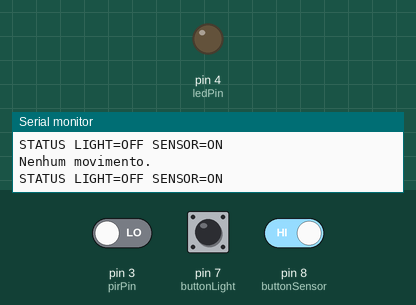
This sketch was run on a simulated Arduino Uno, built with avr-gcc and run on an emulated ATmega328P. Parts: output pins drawn as LEDs (lit = HIGH), the last lines printed to the serial monitor. Inputs (shaded band) come from the test bench; at power-on: pin 3 (pirPin) LOW, pin 8 (buttonSensor) HIGH, pin 7 (buttonLight) HIGH.

Above: at 2.2 s.
2.3 s: pin 3 (pirPin) driven HIGH
At 2.7 s:
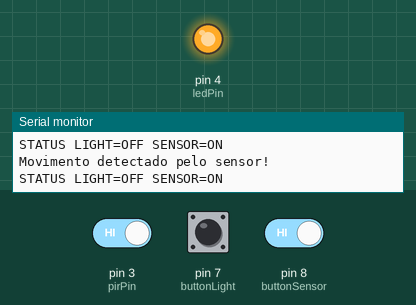
6.3 s: pin 8 (buttonSensor) driven LOW
At 7.3 s:
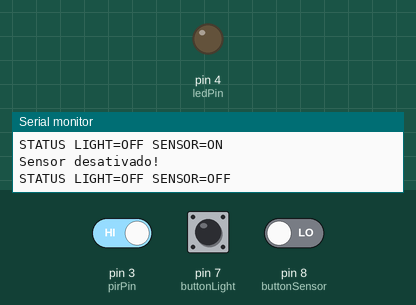
10.9 s: pin 7 (buttonLight) pulled LOW for 3.2 s
At 11.7 s:
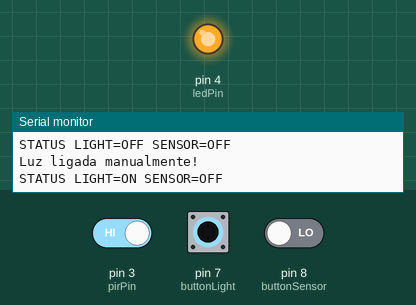
Timing chart, 0 to 13.9 s (numbered marks = the images above; inputs shaded):
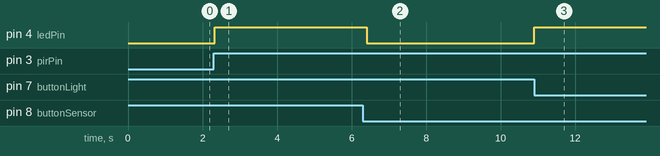

Measured:
- after the input at 2.3 s, pin 4 (ledPin): LOW → HIGH at once
- after the input at 6.3 s, pin 4 (ledPin): HIGH → LOW after 0.11 s
- after the input at 10.9 s, pin 4 (ledPin): LOW → HIGH at once

The sketch:

SmartHome.ino
```cpp
int pirPin = 3;        // PIR
int ledPin = 4;        // LED
int buttonLight = 7;   // Botão para alternar luz
int buttonSensor = 8;  // Botão para ligar/desligar sensor

bool luzLigada = false;
bool sensorOn = true;  // sensor começa ligado

void sendStatus() {
  Serial.print("STATUS LIGHT=");
  Serial.print(luzLigada ? "ON" : "OFF");
  Serial.print(" SENSOR=");
  Serial.println(sensorOn ? "ON" : "OFF");
}

void setup() {
  pinMode(pirPin, INPUT);
  pinMode(ledPin, OUTPUT);
  pinMode(buttonLight, INPUT_PULLUP);  // botão entre pino e GND
  pinMode(buttonSensor, INPUT_PULLUP); // botão entre pino e GND
  Serial.begin(9600);
  delay(1000);
  sendStatus();
}

String readSerialLine() {
  String s = "";
  while (Serial.available()) {
    char c = (char)Serial.read();
    if (c == '\n') break;
    if (c != '\r') s += c;
  }
  s.trim();
  return s;
}

void loop() {
  static bool lastButtonLight = HIGH;
  static bool lastButtonSensor = HIGH;

  bool currentButtonLight = digitalRead(buttonLight);
  bool currentButtonSensor = digitalRead(buttonSensor);

  // --- Botão da luz (toggle manual) ---
  if (lastButtonLight == HIGH && currentButtonLight == LOW) {
    luzLigada = !luzLigada;
    if (luzLigada) {
      digitalWrite(ledPin, HIGH);
      Serial.println("Luz ligada manualmente!");
    } else {
      digitalWrite(ledPin, LOW);
      Serial.println("Luz desligada manualmente!");
    }
    sendStatus();
    delay(300); // debounce
  }
  lastButtonLight = currentButtonLight;

  // --- Botão do sensor (liga/desliga PIR) ---
  if (lastButtonSensor == HIGH && currentButtonSensor == LOW) {
    sensorOn = !sensorOn;
    if (sensorOn) {
      Serial.println("Sensor ativado!");
    } else {
      Serial.println("Sensor desativado!");
      digitalWrite(ledPin, LOW); // garante luz apagada se só o sensor estava controlando
    }
    sendStatus();
    delay(300); // debounce
  }
  lastButtonSensor = currentButtonSensor;

  // --- Controle do PIR (só funciona se sensor estiver ligado) ---
  if (sensorOn) {
    int pirState = digitalRead(pirPin);
    if (pirState == HIGH) {
      digitalWrite(ledPin, HIGH);
      Serial.println("Movimento detectado pelo sensor!");
      sendStatus();
      delay(200); // evita flood
    } else if (!luzLigada) {
      // só apaga se não estiver ligada manualmente
      digitalWrite(ledPin, LOW);
      Serial.println("Nenhum movimento.");
      sendStatus();
    }
  }

  // --- Comandos via Serial ---
  if (Serial.available()) {
    String cmd = readSerialLine();
    if (cmd.length() > 0) {
      cmd.toUpperCase();
      if (cmd == "LIGHT ON" || cmd == "LIGHTON") {
        luzLigada = true;
        digitalWrite(ledPin, HIGH);
        Serial.println("Luz ligada via serial!");
        sendStatus();
      } else if (cmd == "LIGHT OFF" || cmd == "LIGHTOFF") {
        luzLigada = false;
        digitalWrite(ledPin, LOW);
        Serial.println("Luz desligada via serial!");
        sendStatus();
      } else if (cmd == "TOGGLE LIGHT" || cmd == "TOGGLE_LIGHT" || cmd == "TOGGLE") {
        luzLigada = !luzLigada;
        digitalWrite(ledPin, luzLigada ? HIGH : LOW);
        Serial.println("Luz alternada via serial!");
        sendStatus();
      } else if (cmd == "SENSOR ON" || cmd == "SENSORON") {
        sensorOn = true;
        Serial.println("Sensor ativado via serial!");
        sendStatus();
      } else if (cmd == "SENSOR OFF" || cmd == "SENSOROFF") {
        sensorOn = false;
        digitalWrite(ledPin, LOW);
        Serial.println("Sensor desativado via serial!");
        sendStatus();
      } else if (cmd == "STATUS") {
        sendStatus();
      } else {
        Serial.print("CMD UNKNOWN: ");
        Serial.println(cmd);
      }
    }
  }
}
```
